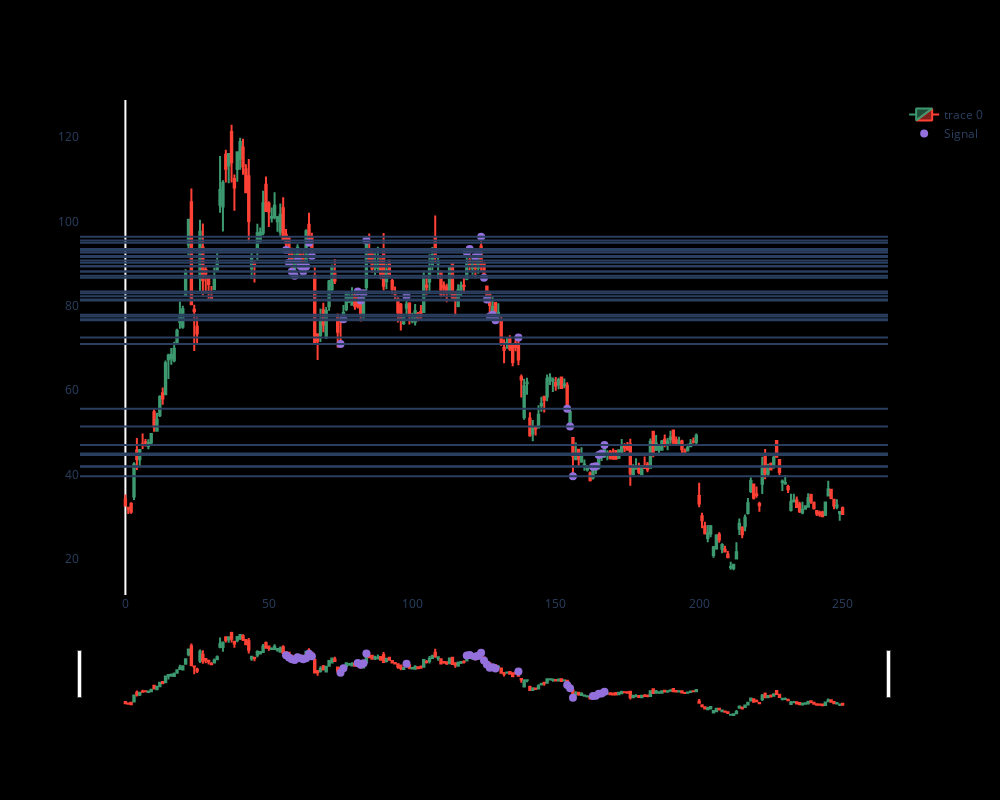

Notebook code for this chart:
### Code cell
# Visualize key levels on stock chart 

dfpl = df
import plotly.graph_objects as go

fig = go.Figure(data=[go.Candlestick(x=dfpl.index,
                open=dfpl['Open'],
                high=dfpl['High'],
                low=dfpl['Low'],
                close=dfpl['Close'])])

fig.update_layout(
    autosize=False,
    width=1000,
    height=800, 
    paper_bgcolor='black',
    plot_bgcolor='black')
fig.update_xaxes(gridcolor='black')
fig.update_yaxes(gridcolor='black')
fig.add_scatter(x=dfpl.index, y=dfpl['pointpos'], mode="markers",
                marker=dict(size=8, color="MediumPurple"),
                name="Signal")

for local_key_level in key_level_list:
    fig.add_hline(y = local_key_level)
fig.show()

### Figure 1 — Plotly figure (JSON) as saved in the notebook; plotly's stock layout.template omitted (floating-point values rounded to 4 significant figures; data arrays with more than 128 entries replaced by an {"elided": "..."} marker saying what was removed)
{"data": [{"close": {"elided": "251 float values"}, "high": {"elided": "251 float values"}, "low": {"elided": "251 float values"}, "open": {"elided": "251 float values"}, "type": "candlestick", "x": {"elided": "251 int values"}}, {"marker": {"color": "MediumPurple", "size": 8}, "mode": "markers", "name": "Signal", "type": "scatter", "x": {"elided": "251 int values"}, "y": {"elided": "251 float values"}}], "layout": {"autosize": false, "height": 800, "paper_bgcolor": "black", "plot_bgcolor": "black", "shapes": [{"type": "line", "x0": 0, "x1": 1, "xref": "x domain", "y0": 39.52, "y1": 39.52, "yref": "y"}, {"type": "line", "x0": 0, "x1": 1, "xref": "x domain", "y0": 41.78, "y1": 41.78, "yref": "y"}, {"type": "line", "x0": 0, "x1": 1, "xref": "x domain", "y0": 41.89, "y1": 41.89, "yref": "y"}, {"type": "line", "x0": 0, "x1": 1, "xref": "x domain", "y0": 44.6, "y1": 44.6, "yref": "y"}, {"type": "line", "x0": 0, "x1": 1, "xref": "x domain", "y0": 44.95, "y1": 44.95, "yref": "y"}, {"type": "line", "x0": 0, "x1": 1, "xref": "x domain", "y0": 46.95, "y1": 46.95, "yref": "y"}, {"type": "line", "x0": 0, "x1": 1, "xref": "x domain", "y0": 51.35, "y1": 51.35, "yref": "y"}, {"type": "line", "x0": 0, "x1": 1, "xref": "x domain", "y0": 55.52, "y1": 55.52, "yref": "y"}, {"type": "line", "x0": 0, "x1": 1, "xref": "x domain", "y0": 70.91, "y1": 70.91, "yref": "y"}, {"type": "line", "x0": 0, "x1": 1, "xref": "x domain", "y0": 72.44, "y1": 72.44, "yref": "y"}, {"type": "line", "x0": 0, "x1": 1, "xref": "x domain", "y0": 76.54, "y1": 76.54, "yref": "y"}, {"type": "line", "x0": 0, "x1": 1, "xref": "x domain", "y0": 76.8, "y1": 76.8, "yref": "y"}, {"type": "line", "x0": 0, "x1": 1, "xref": "x domain", "y0": 77.41, "y1": 77.41, "yref": "y"}, {"type": "line", "x0": 0, "x1": 1, "xref": "x domain", "y0": 77.83, "y1": 77.83, "yref": "y"}, {"type": "line", "x0": 0, "x1": 1, "xref": "x domain", "y0": 81.2, "y1": 81.2, "yref": "y"}, {"type": "line", "x0": 0, "x1": 1, "xref": "x domain", "y0": 81.48, "y1": 81.48, "yref": "y"}, {"type": "line", "x0": 0, "x1": 1, "xref": "x domain", "y0": 82.25, "y1": 82.25, "yref": "y"}, {"type": "line", "x0": 0, "x1": 1, "xref": "x domain", "y0": 82.92, "y1": 82.92, "yref": "y"}, {"type": "line", "x0": 0, "x1": 1, "xref": "x domain", "y0": 83.34, "y1": 83.34, "yref": "y"}, {"type": "line", "x0": 0, "x1": 1, "xref": "x domain", "y0": 86.6, "y1": 86.6, "yref": "y"}, {"type": "line", "x0": 0, "x1": 1, "xref": "x domain", "y0": 87.11, "y1": 87.11, "yref": "y"}, {"type": "line", "x0": 0, "x1": 1, "xref": "x domain", "y0": 88.1, "y1": 88.1, "yref": "y"}, {"type": "line", "x0": 0, "x1": 1, "xref": "x domain", "y0": 88.11, "y1": 88.11, "yref": "y"}, {"type": "line", "x0": 0, "x1": 1, "xref": "x domain", "y0": 89.3, "y1": 89.3, "yref": "y"}, {"type": "line", "x0": 0, "x1": 1, "xref": "x domain", "y0": 89.4, "y1": 89.4, "yref": "y"}, {"type": "line", "x0": 0, "x1": 1, "xref": "x domain", "y0": 90.2, "y1": 90.2, "yref": "y"}, {"type": "line", "x0": 0, "x1": 1, "xref": "x domain", "y0": 90.72, "y1": 90.72, "yref": "y"}, {"type": "line", "x0": 0, "x1": 1, "xref": "x domain", "y0": 91.51, "y1": 91.51, "yref": "y"}, {"type": "line", "x0": 0, "x1": 1, "xref": "x domain", "y0": 91.75, "y1": 91.75, "yref": "y"}, {"type": "line", "x0": 0, "x1": 1, "xref": "x domain", "y0": 92.6, "y1": 92.6, "yref": "y"}, {"type": "line", "x0": 0, "x1": 1, "xref": "x domain", "y0": 92.69, "y1": 92.69, "yref": "y"}, {"type": "line", "x0": 0, "x1": 1, "xref": "x domain", "y0": 93.2, "y1": 93.2, "yref": "y"}, {"type": "line", "x0": 0, "x1": 1, "xref": "x domain", "y0": 93.46, "y1": 93.46, "yref": "y"}, {"type": "line", "x0": 0, "x1": 1, "xref": "x domain", "y0": 94.94, "y1": 94.94, "yref": "y"}, {"type": "line", "x0": 0, "x1": 1, "xref": "x domain", "y0": 95.45, "y1": 95.45, "yref": "y"}, {"type": "line", "x0": 0, "x1": 1, "xref": "x domain", "y0": 96.33, "y1": 96.33, "yref": "y"}], "width": 1000, "xaxis": {"gridcolor": "black"}, "yaxis": {"gridcolor": "black"}}}
